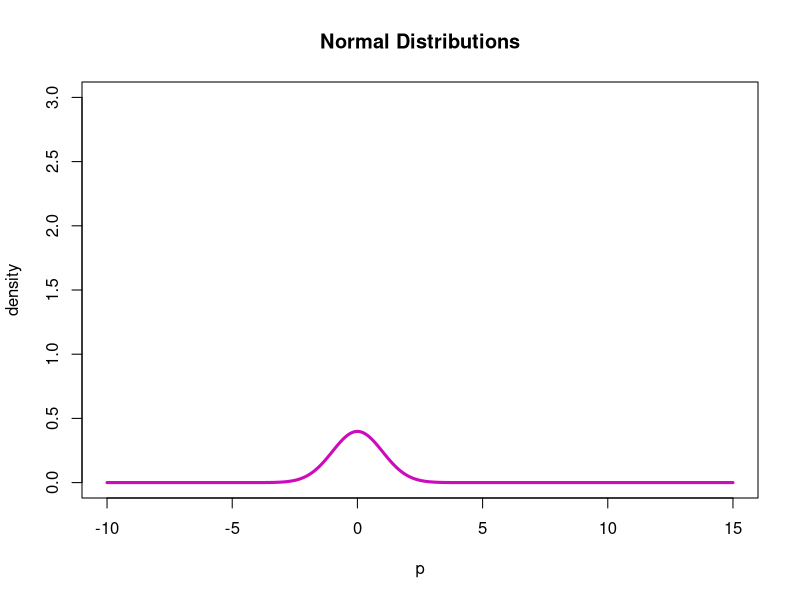

Reproduce this figure in R. (Note: this script raises an error after producing the figure.)
#The Normal Distribution
n<-100

p<-seq(from=-10,to =15, by=.10)
head(p)
mean1<-0
mean2<--1
mean3<-1
mean4<--7
mean5<-7
mean6<-9
stdev1<-1
astdev2<-.5
stdev3<-2
stdev4<-.5
stdev5<-.25
stdev6<-.9
plot(p, dnorm(p,mean1,stdev1),ylab="density",type="l",lwd=3,col=6,xlim=c(-10,15),ylim=c(0,3),main="Normal Distributions")
lines(p, dnorm(p,mean2,stdev2),type="l",lwd=3,col=5)
lines(p, dnorm(p, mean3, stdev3),type="l",lwd=3,col=4)
lines(p, dnorm(p, mean4,stdev4),type="l",lwd=3,col=3)
lines(p, dnorm(p, mean5,stdev5),type="l",lwd=3,col=2)
lines(p, dnorm(p, mean6,stdev6),type="l",lwd=3,col=1)
legend(-5,2.5,c("Noraml(mean1,stdev1)","Normal(mean2,stdev2)","Normal(mean3,stdev3)","Normal(mean4,stdev4)","Normal(mean5,stdev5)","Normal(mean6,stdev6)"),
       lty=c(1,1,1,1,1,1),lwd=c(3,3,3,3,3,3),col=c(6,5,4,3,2,1))


# Generate 100 random normal variables with scale parameter Mu and shape parameer sigma
#Estimate Mu
n<-100
Mu<-mean1
sigma<-stdev1
x<-rnorm(n,Mu,sigma)
#Find the average x_bar
x_bar<-sum(x)/n
Mu_est<-x_bar

#Estimate sigma
sigma_est<-(x-Mu)^2
sigma_est<-sum(sigma_est)
sigma_est<-sigma_est/n
sigma_est


#Plot both known distributions and their estimated distributions
p<-seq(from=-10,to =15, by=.10)
plot(p, dnorm(p,mean1,stdev1),ylab="density",type="l",xlim=c(-10,15),ylim=c(0,3),lwd=3,col=2,main="Normal vs Estimated Normal")
lines(p, dnorm(p, Mu_est, sigma_est),type="l",lwd=3,col=1)
legend(3,2.5,c("Normal(mean1,stdev1)","Normal(Mean_est,sigma_est)"),
              lty=c(1,1),lwd=c(3,3),col=c(2,1))



